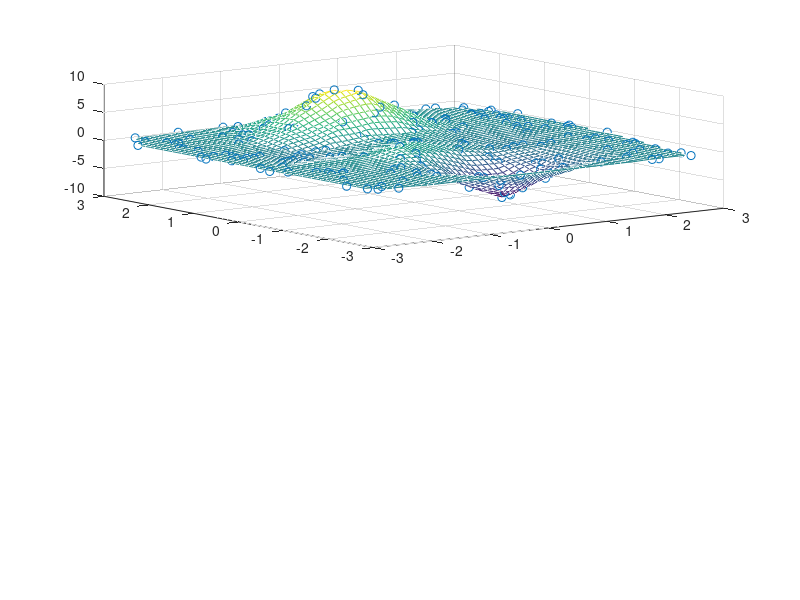

MATLAB code for this plot: (Note: this script raises an error after producing the figure.)
clc;clear;
% 定义域
l = -3; r = 3;
% 生成随机点 n 个，这 n 个点为已知数据
n = 200;
x = (r - l) * rand(1, n) + l;
y = (r - l) * rand(1, n) + l;
% 函数定义
z = 2*(1-x).^2 .* exp(-x.^2 - (y+1).^2) - 10*(x.^4/5 - y.^5) ...
.* exp(-x.^2 - y.^2) - 1/3*exp(-(x+1).^2 - y.^2);
% 点是随机的数据，meshgrid 生成点，也就是这里的划分网格
[xq, yq] = meshgrid(l:0.1:r, l:0.1:r);
% 插值生成对应的网格数据
zq = griddata(x, y, z, xq, yq);
% 绘制网格和点，这里的网格是插值生成的
figure;
subplot(2, 1, 1);
mesh(xq, yq, zq);
hold on
scatter3(x,y,z);
hold off
% 拟合上面的网格
points_sum = size(xq, 1);
simulated_z = zeros(points_sum, points_sum);
% 使用二维线性基[1, x, y] 作为基函数
m = 3;
% 定义格子范围（紧支）需要保证有三个不共线的点，否则A矩阵可能不可逆，这个值很难取以避免奇异矩阵的产生，这里简单的取了很大的值
% 我认为严谨的应该事先判断有几个点，对那些产生奇异的块适当的扩大紧支
smax = (r-l)/5;

% i,j 为拟合点的下标
for i = 1:points_sum
    for j = 1:points_sum
        x_val = xq(1, i); y_val = yq(j, 1);
        A = zeros(m, m);
        B = zeros(m, n);
        % 对每个点加权获得拟合值
        for k = 1:n
            xk = x(k); yk = y(k);
            w = w_func(((x_val-xk)^2 + (y_val - yk)^2)^0.5/smax);
            p = [1; xk; yk];
            A = A + w*(p*p');
            B(:, k) = w * p;
        end
        p_xy = [1, x_val, y_val];
        % 注意这里 x_val 是第 i 列， y_val是第 j 行 注意mesh的对应下标
        simulated_z(j, i) = p_xy * (A\B) * z';
    end
end

subplot(2, 1, 2);
surf(xq, yq, simulated_z);
hold on
scatter3(x,y,z);
hold off

% 这里的s就是半径相当于，也可以设置为格子
function [w] = w_func(s)
    if s <= 1/2
        w = 2/3 - 4*s^2 + 4*s^3;
    elseif s <= 1
        w = 4/3 - 4*s + 4*s^2 - 4/3*s^3;
    else
        w = 0;
    end
end
